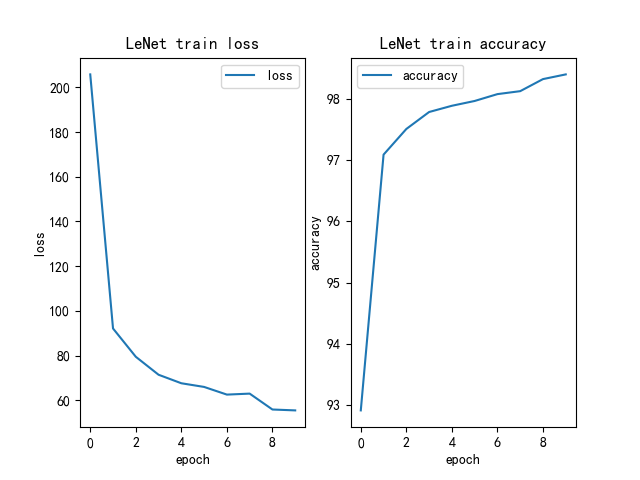

Python code for this plot:
import torch
import torch.nn as nn
from torchvision.datasets import MNIST
from torchvision.transforms import transforms
from torch.utils.data import DataLoader
import argparse
import matplotlib.pyplot as plt

from model import LeNet

# 设置超参数
parser =argparse.ArgumentParser(description="LeNet traning parameters")

parser.add_argument("--batch_size", '-b', default=64, type=int, help="batch sizes")
parser.add_argument("--lr", default=0.1, type=float, help="learning rate")
parser.add_argument("--epoch_max", default=10, type=int, help="epoch_max")
parser.add_argument("--plot", default=True, type=bool, help="whether plot")
args = parser.parse_args()

datatrain = MNIST("data", train=True, transform=(transforms.Compose(
        [transforms.Resize((32, 32)),
        transforms.ToTensor()]
    )), download=True)


# 加载数据集
train_loader = DataLoader(datatrain, args.batch_size, shuffle=True)
# 初始化模型
model = LeNet().cuda()
model.train()           # 切换为训练模型
optim = torch.optim.Adam(model.parameters(), lr=args.lr)        # 定义优化器
crit = nn.CrossEntropyLoss()     # 损失函数
epoch_max = args.epoch_max       # 训练轮次
Loss_lst = []                    # 构建损失值列表
Acc_lst = []                     # 构建准确率列表


for epoch in range(epoch_max):
    train_loss = 0
    correct = 0
    total = 0
    for _, (data, target) in enumerate(train_loader):
        data, target = data.cuda(), target.cuda()
        optim.zero_grad()
        output = model(data)
        loss = crit(output, target)
        loss.backward()
        optim.step()

        train_loss += loss.item()
        _, pre = output.max(1)
        correct += sum(pre == target)
        total += target.size(0)
    print(f"epoch:{epoch} | train_loss:{train_loss} | accuracy:{correct/total*100:.4f}%")
    Loss_lst.append(train_loss)
    Acc_lst.append((correct/total*100).item())

# 保存模型参数
# torch.save(model, "./LeNet/LeNet_model.pth")    # 保存整个模型
torch.save(model.state_dict(), f"LeNet/LeNet_para_epoch{epoch}.pth")    # 只保存模型参数 

if args.plot:
    plt.rcParams['font.sans-serif']=['SimHei']#用来正常显示中文标签
    plt.rcParams['axes.unicode_minus']=False#用来正常显示负号
    plt.subplot(1, 2, 1)
    plt.title("LeNet train loss")
    plt.plot(Loss_lst, label="loss")
    plt.xlabel("epoch")
    plt.ylabel("loss")
    plt.legend()

    plt.subplot(1, 2, 2)
    plt.title("LeNet train accuracy")
    plt.plot(Acc_lst, label="accuracy")
    plt.xlabel("epoch")
    plt.ylabel("accuracy")
    plt.legend()
    plt.savefig("train.png")
    plt.show()